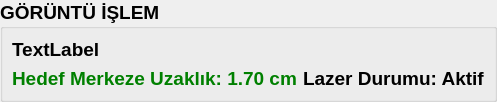
            <widget class="QWidget" name="ortaSutunWidget" native="true">
             <property name="sizePolicy">
              <sizepolicy hsizetype="Preferred" vsizetype="Preferred">
               <horstretch>2</horstretch>
               <verstretch>0</verstretch>
              </sizepolicy>
             </property>
             <layout class="QVBoxLayout" name="verticalLayout_14">
              <property name="leftMargin">
               <number>0</number>
              </property>
              <property name="topMargin">
               <number>0</number>
              </property>
              <property name="rightMargin">
               <number>0</number>
              </property>
              <property name="bottomMargin">
               <number>0</number>
              </property>
              <item>
               <widget class="QGroupBox" name="gbGoruntuislem">
                <property name="sizePolicy">
                 <sizepolicy hsizetype="Preferred" vsizetype="Preferred">
                  <horstretch>0</horstretch>
                  <verstretch>0</verstretch>
                 </sizepolicy>
                </property>
                <property name="font">
                 <font>
                  <pointsize>14</pointsize>
                  <weight>75</weight>
                  <bold>true</bold>
                 </font>
                </property>
                <property name="title">
                 <string>GÖRÜNTÜ İŞLEM</string>
                </property>
                <layout class="QVBoxLayout" name="verticalLayout_21">
                 <item>
                  <layout class="QVBoxLayout" name="verticalLayout_20" stretch="15,1">
                   <item>
                    <widget class="QLabel" name="lblKamera">
                     <property name="text">
                      <string>TextLabel</string>
                     </property>
                    </widget>
                   </item>
                   <item>
                    <layout class="QHBoxLayout" name="horizontalLayout_4">
                     <item>
                      <widget class="QLabel" name="lblHedefDurum">
                       <property name="font">
                        <font>
                         <pointsize>14</pointsize>
                        </font>
                       </property>
                       <property name="styleSheet">
                        <string notr="true">color: green;</string>
                       </property>
                       <property name="text">
                        <string>Hedef Merkeze Uzaklık: 1.70 cm</string>
                       </property>
                      </widget>
                     </item>
                     <item>
                      <widget class="QLabel" name="lblLazerDurum">
                       <property name="font">
                        <font>
                         <pointsize>14</pointsize>
                        </font>
                       </property>
                       <property name="text">
                        <string>Lazer Durumu: Aktif</string>
                       </property>
                      </widget>
                     </item>
                    </layout>
                   </item>
                  </layout>
                 </item>
                </layout>
               </widget>
              </item>
             </layout>
            </widget>
